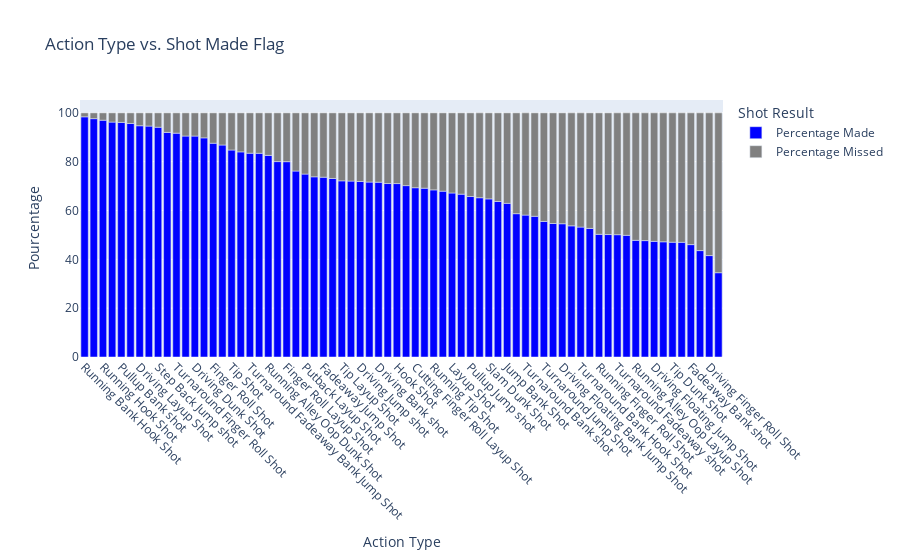

Notebook code cell kept with this figure:
### Markdown cell above
Integrer ici les graphiques d'exploration du df

### Code cell
# Créez un DataFrame avec les données filtrées pour "Shot Made Flag" = 1
shot_made_df = shot_location[shot_location["Shot Made Flag"] == 1]

# Créez un DataFrame avec les données filtrées pour "Shot Made Flag" = 0
shot_missed_df = shot_location[shot_location["Shot Made Flag"] == 0]

# Groupez les données par "Action Type" et comptez le nombre d'occurrences
shot_made_counts = shot_made_df["Action Type"].value_counts()
shot_missed_counts = shot_missed_df["Action Type"].value_counts()

# Créez un DataFrame combinant les deux
stacked_df = pd.DataFrame({
    "Action Type": shot_location["Action Type"].unique(),
    "Made": shot_made_counts,
    "Missed": shot_missed_counts
}).fillna(0)

# Calculez les pourcentages de réussite et d'échec
stacked_df["Percentage Made"] = (stacked_df["Made"] / (stacked_df["Made"] + stacked_df["Missed"])) * 100
stacked_df["Percentage Missed"] = (stacked_df["Missed"] / (stacked_df["Made"] + stacked_df["Missed"])) * 100

# Triez le DataFrame en fonction du pourcentage de réussite ("Percentage Made") dans l'ordre décroissant
stacked_df = stacked_df.sort_values(by="Percentage Made", ascending=False)

# Créez un Stacked Bar Chart Plotly
fig = px.bar(stacked_df, x="Action Type", y=["Percentage Made", "Percentage Missed"],
             title="Action Type vs. Shot Made Flag",
             labels={"value": "Pourcentage", "variable": "Shot Result"},
             color_discrete_map={"Percentage Made": "blue", "Percentage Missed": "grey"})

fig.update_xaxes(tickangle=45)

# Affichez la figure Plotly
fig.show()

### Figure 1 — Plotly figure (JSON) as saved in the notebook; plotly's stock layout.template omitted (floating-point values rounded to 4 significant figures)
{"data": [{"alignmentgroup": "True", "hovertemplate": "Shot Result=Percentage Made<br>Action Type=%{x}<br>Pourcentage=%{y}<extra></extra>", "legendgroup": "Percentage Made", "marker": {"color": "blue", "pattern": {"shape": ""}}, "name": "Percentage Made", "offsetgroup": "Percentage Made", "orientation": "v", "showlegend": true, "textposition": "auto", "type": "bar", "x": ["Running Bank Hook Shot", "Cutting Dunk Shot", "Running Hook Shot", "Running Bank shot", "Pullup Bank shot", "Putback Slam Dunk Shot", "Driving Layup Shot", "Driving Slam Dunk Shot", "Step Back Jump shot", "Driving Reverse Layup Shot", "Turnaround Finger Roll Shot", "Jump Shot", "Driving Dunk Shot", "Running Reverse Layup Shot", "Finger Roll Shot", "Running Dunk Shot", "Tip Shot", "Follow Up Dunk Shot", "Turnaround Fadeaway Bank Jump Shot", "Reverse Slam Dunk Shot", "Running Alley Oop Dunk Shot", "Driving Bank Hook Shot", "Finger Roll Layup Shot", "No Shot", "Putback Layup Shot", "Running Jump Shot", "Fadeaway Jump Shot", "Turnaround Hook Shot", "Tip Layup Shot", "Putback Reverse Dunk Shot", "Driving Jump shot", "Driving Hook Shot", "Driving Bank shot", "Dunk Shot", "Hook Shot", "Running Slam Dunk Shot", "Cutting Finger Roll Layup Shot", "Running Pull-Up Jump Shot", "Running Tip Shot", "Putback Dunk Shot", "Layup Shot", "Jump Bank Hook Shot", "Pullup Jump shot", "Alley Oop Dunk Shot", "Slam Dunk Shot", "Reverse Dunk Shot", "Jump Bank Shot", "Hook Bank Shot", "Turnaround Bank shot", "Cutting Layup Shot", "Turnaround Jump Shot", "Floating Jump shot", "Driving Floating Bank Jump Shot", "Driving Reverse Dunk Shot", "Turnaround Bank Hook Shot", "Running Layup Shot", "Running Finger Roll Shot", "Alley Oop Layup shot", "Turnaround Fadeaway shot", "Running Reverse Dunk Shot", "Running Alley Oop Layup Shot", "Step Back Bank Jump Shot", "Driving Floating Jump Shot", "Running Finger Roll Layup Shot", "Tip Dunk Shot", "Jump Hook Shot", "Fadeaway Bank shot", "Reverse Layup Shot", "Driving Finger Roll Shot", "Driving Finger Roll Layup Shot"], "xaxis": "x", "y": [98.37, 97.62, 96.98, 96.21, 96.08, 95.65, 94.72, 94.57, 94.1, 91.99, 91.68, 90.5, 90.49, 89.76, 87.56, 86.82, 84.78, 84.01, 83.46, 83.42, 82.58, 80.04, 80, 76.16, 74.92, 73.81, 73.64, 73.12, 72.16, 72.05, 71.91, 71.64, 71.59, 71.05, 71.04, 70.2, 69.33, 69.14, 68.45, 67.92, 67.17, 66.7, 65.72, 65.24, 64.76, 63.7, 62.93, 58.7, 58.11, 57.62, 55.52, 54.68, 54.58, 53.72, 53.2, 52.67, 50.25, 50.16, 50.1, 49.82, 47.79, 47.67, 47.36, 47.19, 47.01, 46.96, 46.03, 43.58, 41.54, 34.52], "yaxis": "y"}, {"alignmentgroup": "True", "hovertemplate": "Shot Result=Percentage Missed<br>Action Type=%{x}<br>Pourcentage=%{y}<extra></extra>", "legendgroup": "Percentage Missed", "marker": {"color": "grey", "pattern": {"shape": ""}}, "name": "Percentage Missed", "offsetgroup": "Percentage Missed", "orientation": "v", "showlegend": true, "textposition": "auto", "type": "bar", "x": ["Running Bank Hook Shot", "Cutting Dunk Shot", "Running Hook Shot", "Running Bank shot", "Pullup Bank shot", "Putback Slam Dunk Shot", "Driving Layup Shot", "Driving Slam Dunk Shot", "Step Back Jump shot", "Driving Reverse Layup Shot", "Turnaround Finger Roll Shot", "Jump Shot", "Driving Dunk Shot", "Running Reverse Layup Shot", "Finger Roll Shot", "Running Dunk Shot", "Tip Shot", "Follow Up Dunk Shot", "Turnaround Fadeaway Bank Jump Shot", "Reverse Slam Dunk Shot", "Running Alley Oop Dunk Shot", "Driving Bank Hook Shot", "Finger Roll Layup Shot", "No Shot", "Putback Layup Shot", "Running Jump Shot", "Fadeaway Jump Shot", "Turnaround Hook Shot", "Tip Layup Shot", "Putback Reverse Dunk Shot", "Driving Jump shot", "Driving Hook Shot", "Driving Bank shot", "Dunk Shot", "Hook Shot", "Running Slam Dunk Shot", "Cutting Finger Roll Layup Shot", "Running Pull-Up Jump Shot", "Running Tip Shot", "Putback Dunk Shot", "Layup Shot", "Jump Bank Hook Shot", "Pullup Jump shot", "Alley Oop Dunk Shot", "Slam Dunk Shot", "Reverse Dunk Shot", "Jump Bank Shot", "Hook Bank Shot", "Turnaround Bank shot", "Cutting Layup Shot", "Turnaround Jump Shot", "Floating Jump shot", "Driving Floating Bank Jump Shot", "Driving Reverse Dunk Shot", "Turnaround Bank Hook Shot", "Running Layup Shot", "Running Finger Roll Shot", "Alley Oop Layup shot", "Turnaround Fadeaway shot", "Running Reverse Dunk Shot", "Running Alley Oop Layup Shot", "Step Back Bank Jump Shot", "Driving Floating Jump Shot", "Running Finger Roll Layup Shot", "Tip Dunk Shot", "Jump Hook Shot", "Fadeaway Bank shot", "Reverse Layup Shot", "Driving Finger Roll Shot", "Driving Finger Roll Layup Shot"], "xaxis": "x", "y": [1.627, 2.385, 3.023, 3.795, 3.922, 4.353, 5.278, 5.434, 5.899, 8.006, 8.321, 9.504, 9.511, 10.24, 12.44, 13.18, 15.22, 15.99, 16.54, 16.58, 17.42, 19.96, 20, 23.84, 25.08, 26.19, 26.36, 26.88, 27.84, 27.95, 28.09, 28.36, 28.41, 28.95, 28.96, 29.8, 30.67, 30.86, 31.55, 32.08, 32.83, 33.3, 34.28, 34.76, 35.24, 36.3, 37.07, 41.3, 41.89, 42.38, 44.48, 45.32, 45.42, 46.28, 46.8, 47.33, 49.75, 49.84, 49.9, 50.18, 52.21, 52.33, 52.64, 52.81, 52.99, 53.04, 53.97, 56.42, 58.46, 65.48], "yaxis": "y"}], "layout": {"barmode": "relative", "legend": {"title": {"text": "Shot Result"}, "tracegroupgap": 0}, "title": {"text": "Action Type vs. Shot Made Flag"}, "xaxis": {"anchor": "y", "domain": [0, 1], "tickangle": 45, "title": {"text": "Action Type"}}, "yaxis": {"anchor": "x", "domain": [0, 1], "title": {"text": "Pourcentage"}}}}
